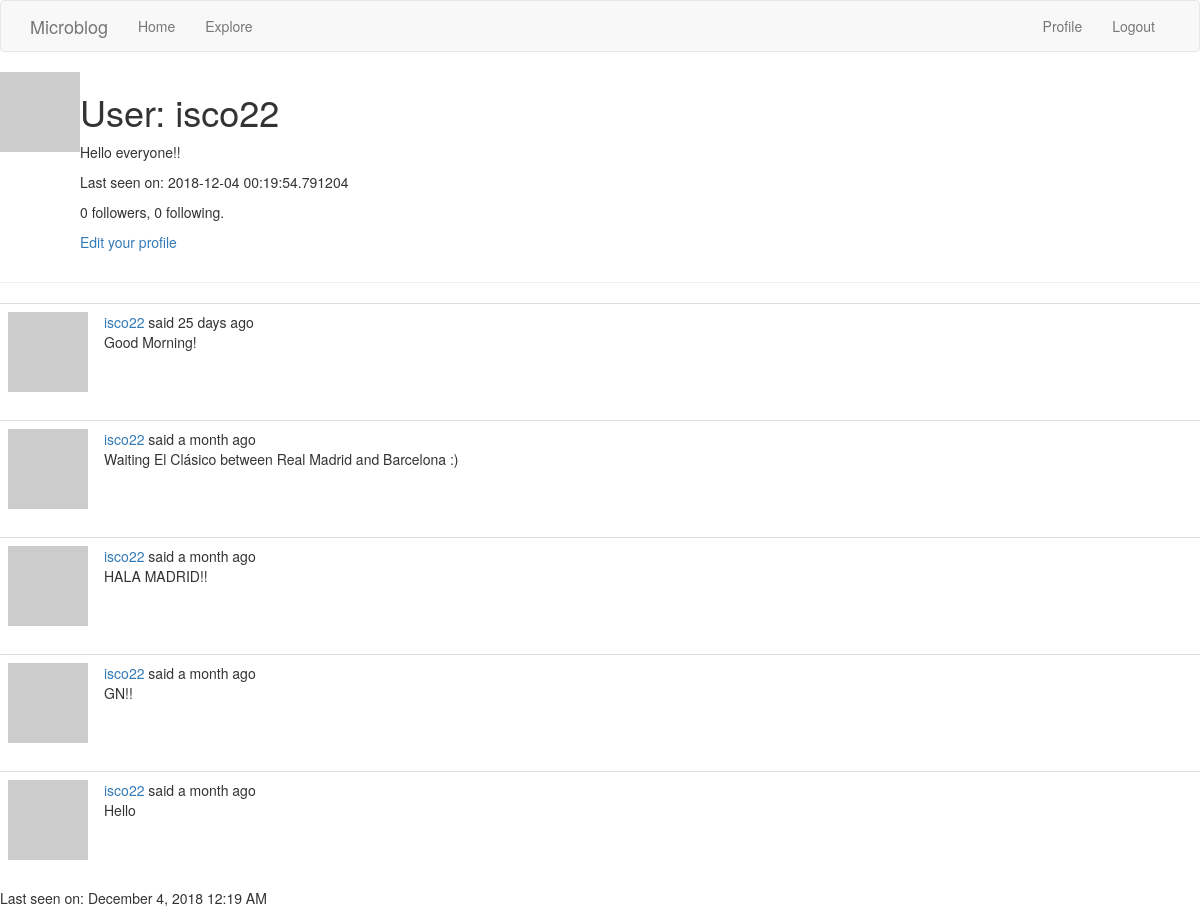
The page /user/isco22 (signed in) on the database its author committed.
### app/models.py (models this page shows, shortened)
class User(UserMixin, db.Model):
    id = db.Column(db.Integer, primary_key=True)
    username = db.Column(db.String(64), index=True, unique=True)
    email = db.Column(db.String(120), index=True, unique=True)
    password_hash = db.Column(db.String(128))
    posts = db.relationship('Post', backref='author', lazy='dynamic')
    about_me = db.Column(db.String(140))
    last_seen = db.Column(db.DateTime, default=datetime.utcnow)
    followed = db.relationship(
        'User', secondary=followers,
        primaryjoin=(followers.c.follower_id == id),
        secondaryjoin=(followers.c.followed_id == id),
        backref=db.backref('followers', lazy='dynamic'), lazy='dynamic')
    def avatar(self, size):
        digest = md5(self.email.lower().encode('utf-8')).hexdigest()
        return 'https://www.gravatar.com/avatar/{}?d=identicon&s={}'.format(
            digest, size)

class Post(db.Model):
    id = db.Column(db.Integer, primary_key=True)
    body = db.Column(db.String(140))
    timestamp = db.Column(db.DateTime, index=True, default=datetime.utcnow)
    user_id = db.Column(db.Integer, db.ForeignKey('user.id'))
    language = db.Column(db.String(5))

### app/routes.py (the view)
@app.route('/user/<username>')
@login_required
def user(username):
    user = User.query.filter_by(username=username).first_or_404()
    page = request.args.get('page', 1, type=int)
    posts = user.posts.order_by(Post.timestamp.desc()).paginate(
        page, app.config['POSTS_PER_PAGE'], False)
    next_url = url_for('user', username=user.username, page=posts.next_num) \
        if posts.has_next else None
    prev_url = url_for('user', username=user.username, page=posts.prev_num) \
        if posts.has_prev else None
    return render_template('user.html', user=user, posts=posts.items,
                           next_url=next_url, prev_url=prev_url)

### app/models.py (called while the page is built)
@login.user_loader
def load_user(id):
    return User.query.get(int(id))

### app/routes.py (called while the page is built)
@app.before_request
def before_request():
    if current_user.is_authenticated:
        current_user.last_seen = datetime.utcnow()
        db.session.commit()

### app/templates/user.html (shortened to what this page needs)
{% extends "base.html" %}
{% block content %}
    <table>
        <tr valign="top">
            <td><img src="{{ user.avatar(128) }}"></td>
            <td>
                <h1>User: {{ user.username }}</h1>
                {% if user.about_me %}<p>{{ user.about_me }}</p>{% endif %}
                {% if user.last_seen %}<p>Last seen on: {{ user.last_seen }}</p>{% endif %}
                <p>{{ user.followers.count() }} followers, {{ user.followed.count() }} following.</p>
                {% if user == current_user %}
                <p><a href="{{ url_for('edit_profile') }}">Edit your profile</a></p>
                {% elif not current_user.is_following(user) %}
                <p><a href="{{ url_for('follow', username=user.username) }}">Follow</a></p>
                {% else %}
                <p><a href="{{ url_for('unfollow', username=user.username) }}">Unfollow</a></p>
                {% endif %}
            </td>
        </tr>
    </table>
    <hr>
    {% for post in posts %}
        {% include '_post.html' %}
    {% endfor %}
    {% if user.last_seen %}
    <p>Last seen on: {{ moment(user.last_seen).format('LLL') }}</p>
    {% endif %}
{% endblock %}

### app/templates/_post.html (shortened to what this page needs)
<table class="table table-hover">
    <tr>
        <td width="70px">
            <a href="{{ url_for('user', username=post.author.username) }}">
                <img src="{{ post.author.avatar(70) }}" />
            </a>
        </td>
        <td>
            {{ _('%(username)s said %(when)s',
                username=user_link, when=moment(post.timestamp).fromNow()) }}
            <br>
            <span id="post{{ post.id }}">{{ post.body }}</span>
        </td>
    </tr>
</table>

### rows shown on the page
User: username "isco22", about_me "Hello everyone!!", last_seen "2018-12-04 00:19:54.791204", last_seen "December 4, 2018 12:19 AM"
Post: body "Good Morning!"
Post: body "Waiting El Clásico between Real Madrid and Barcelona :)"
Post: body "HALA MADRID!!"
Post: body "GN!!"
Post: body "Hello"

### other values the page prints
{{ user.followers.count() }} "0"
{{ user.followed.count() }} "0"
